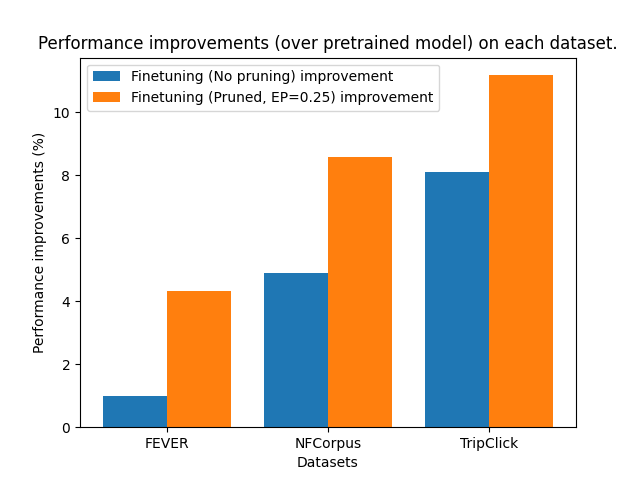

Recreate this plot in Python.
import matplotlib.pyplot as plt
import numpy as np

X = ['FEVER','NFCorpus','TripClick'] 
pretrain = [0.86779, 0.45101, 0.21942]
finetune = [0.87635, 0.47308, 0.2372]
finetune_pruned = [0.90531, 0.48972, 0.24396]

f_p = []  # (finetune - pretrain)/pretrain
fp_p = []  # (finetune_pruned - pretrain)/pretrain
for i in range(len(pretrain)):
    f_p.append((finetune[i] - pretrain[i])/pretrain[i]*100)
    fp_p.append((finetune_pruned[i] - pretrain[i])/pretrain[i]*100)
  
X_axis = np.arange(len(X)) 
  
#plt.bar(X_axis - 0.2, pretrain, 0.2, label = 'Pretrain performance') 
#plt.bar(X_axis, finetune, 0.2, label = 'Finetune (No pruning) performance') 
#plt.bar(X_axis + 0.2, finetune_pruned, 0.2, label = 'Finetuned (Pruned, EP=0.25) performance') 

plt.bar(X_axis - 0.2, f_p, 0.4, label = 'Finetuning (No pruning) improvement') 
plt.bar(X_axis + 0.2, fp_p, 0.4, label = 'Finetuning (Pruned, EP=0.25) improvement') 

  
plt.xticks(X_axis, X) 
plt.xlabel("Datasets") 
plt.ylabel("Performance improvements (%)") 
plt.title("Performance improvements (over pretrained model) on each dataset.") 
plt.legend()

plt.savefig('/media/code/FlagEmbedding/tools/visualization/dataset_bar.png')
